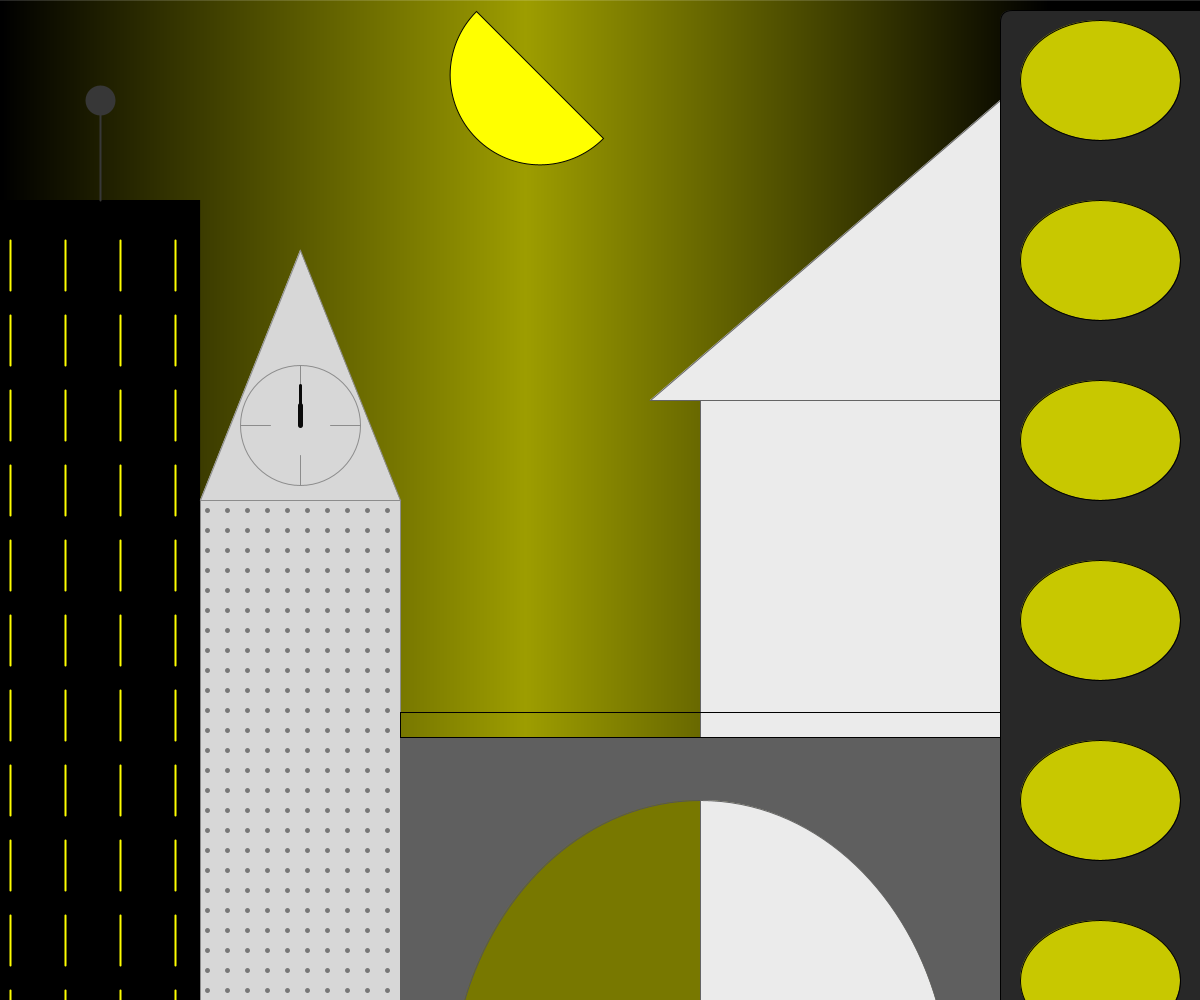
Frame 1 (no input)
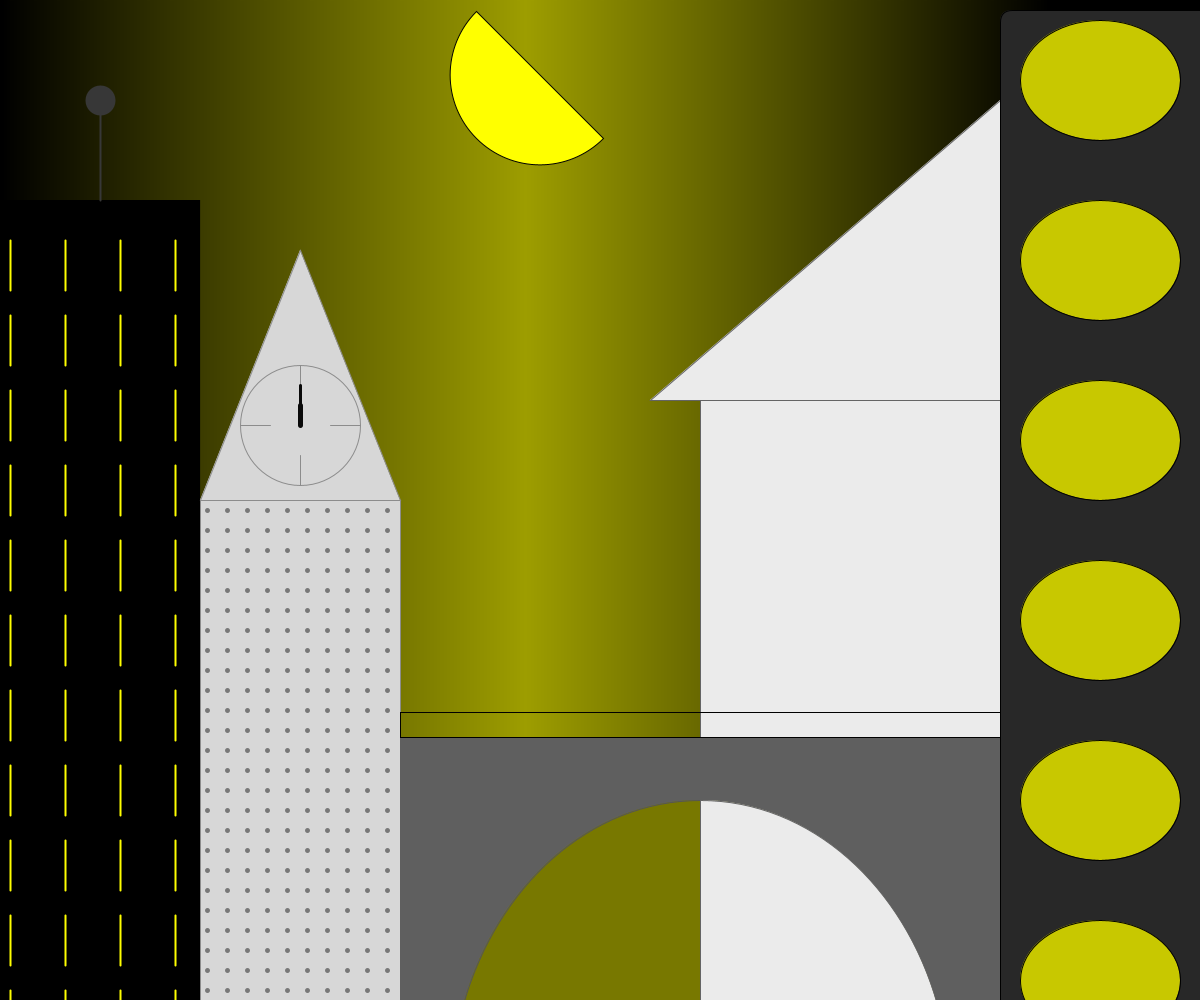
Frame 60 (the mouse pressed at the canvas centre just before this capture)
Frame 120 (the mouse held since frame 60 and released just before this capture): identical to frame 60, image omitted

The Processing sketch that drew these frames (run headless with seeded random() and noise(); from frame 60 on, the mouse is pressed at the canvas centre):

// Processing sketch: f17magd150lab10a_ochowski
// ── f17magd150lab10a_ochowski.pde
/* @alecOchowski
   Section 03
   Tested & fully operational as of 11/28/2017 */
   
/* Note that the below code is an adapted version of the first sketch I submitted for this class. I copied and pasted that
   sketch here, then redid the background and added color in some areas to a). Showcase the new abilities that I learned in
   this class, and b). Add more visual appeal and flair. Neither the original nor the rest of lab 10 have been submitted to
   GitHub.*/

void setup (){
  size(1200, 1000);
  background(255);
}

void draw (){  //Buildings draw from left to right
  //Background Gradient
  float yellow = 0;   //The color of the vertical line that will be drawn to help create the gradient.
  //int loc = The x location of the vertical line that will be drawn to help create the gradient.
  for(int loc = 0; loc < width; loc++){
    stroke(yellow * .3, yellow * .3, 0);
    line(loc, 0, loc, height);
    if(loc < (width / 2 - 75)){
      yellow++;
    }
    else{
      yellow--;
    }
  }
  //Building 1 (Skyscraper)
  //Superstructure
  strokeWeight(0);
  fill(0);
  rect(0, 1200, 200, -1000);
  //Windows
  stroke(255, 255, 0);
  strokeWeight(2);
  int horizPosition = 10;  //Controls where the windows are drawn horizontally
  for(int j = 0; j < 4; j++){
    int lowerBound = 1190;  //The lower bound of each window
    int upperBound = 1140;  //The upper bound of each window
    for(int i = 0; i < 13; i++){
      line(horizPosition, lowerBound, horizPosition, upperBound);
      lowerBound-=75;
      upperBound-=75;
    }
    horizPosition+=55;
  }
  //Spire
  stroke(55);
  line(100, 200, 100, 100);
  strokeWeight(30);
  point(100, 100);
  
  //Building 2 (Clock Tower)
  //Superstructure
  fill(215);
  strokeWeight(1);
  stroke(140);
  rect(200, 500, 200, 1000);
  triangle(400, 500, 200, 500, 300, 250);
  //Clock Face
  ellipseMode(RADIUS);
  ellipse(300, 425, 60, 60);
  line(360, 425, 330, 425);
  line(240, 425, 270, 425);
  line(300, 485, 300, 455);
  line(300, 365, 300, 395);
  stroke(10);
  strokeWeight(3);
  line(300, 425, 300, 385);
  strokeWeight(5);
  line(300, 425, 300, 405);
  //Texture
  stroke(120);
  strokeWeight(5);
  horizPosition = 207;
  int vertPosition = 1190;  //The vertical coordinate of each texture point
  for(int k = 0; k < 10; k++){
    vertPosition = 1190;
    for(int m = 0; m < 35; m++){
      point(horizPosition, vertPosition);
     vertPosition-=20;
    }
    horizPosition+=20;
  }
  
  //Building 3 (Bridge)-- PART I
  //Superstructure
  fill(95);
  noStroke();
  rectMode(CENTER);
  rect(700, 900, 600, 325);
  //Arch
  fill(120, 120, 0);
  stroke(85);
  strokeWeight(1);
  arc(700, 1100, 250, 300, PI, 2*PI, OPEN);
  
  //Building 4 (Apartment Complex)
  //Superstructure
  fill(235);
  stroke(100);
  rectMode(CORNERS);
  rect(700, 400, 1000, 737);
  arc(700, 1100, 250, 300, PI+HALF_PI, 2.5*PI, OPEN);
  line(700, 800, 700, 1200);
  //Roof
  triangle(650, 400, 1000, 400, 1000, 100);
  
  //Building 3 (Bridge)-- PART II
  //Railing
  noFill();
  stroke(0);
  rectMode(CENTER);
  rect(700, 725, 600, 25);
  
  //Building 5 (Contemporary Museum Thing)
  //Superstructure
  fill(40);
  rectMode(CORNER);
  rect(1000, 1200, 1200, -1190, 12);
  //Architectural Flair (Windows)
  ellipseMode(CENTER);
  fill(200, 200, 0);
  horizPosition = 1100;
  vertPosition = 80;
  for(int n = 0; n < 6; n++){
    ellipse(horizPosition, vertPosition, 160, 120);
    vertPosition+=180;
  }
  
  //Moon
  fill(255, 255, 0);
  arc(540, 75, 180, 180, QUARTER_PI, PI+QUARTER_PI, PIE);
  
  //Save for usage as texture
  save("city.png");
}
